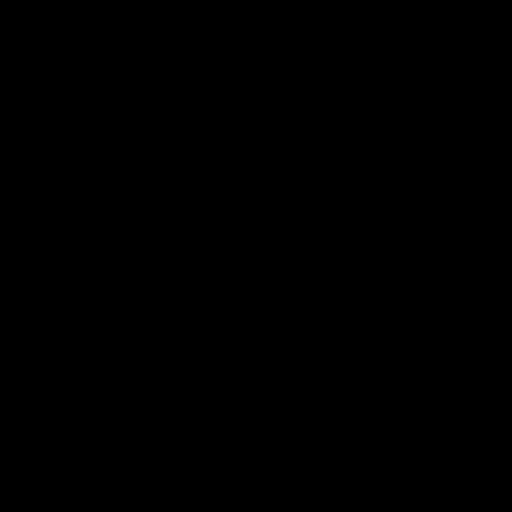
Frame 1 (no input)
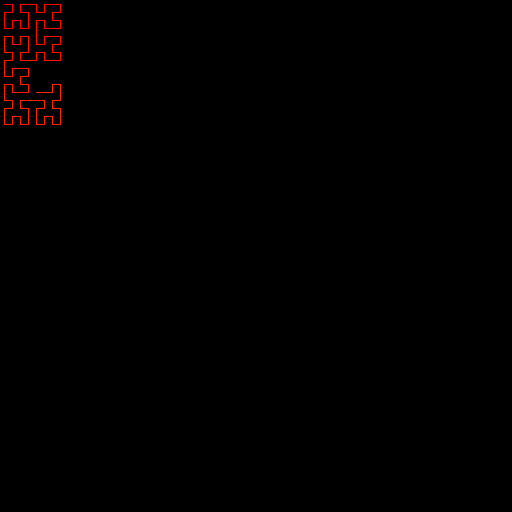
Frame 60 (the mouse pressed at the canvas centre just before this capture)
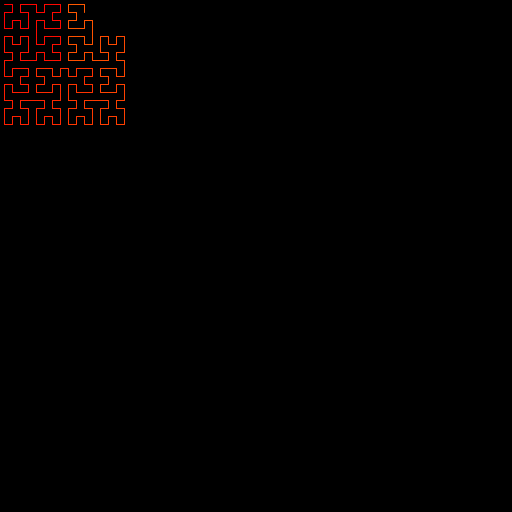
Frame 120 (the mouse held since frame 60 and released just before this capture)

The Processing sketch that drew these frames (run headless with seeded random() and noise(); from frame 60 on, the mouse is pressed at the canvas centre):

// Processing sketch: build
// ── build.pde
// Hilbert Curve
int order = 6;
int N = int(pow(2, order));
int total = N * N;
int counter = 0;
PVector[] path = new PVector[total];

PVector hilbert(int i) {
  PVector[] points = {
    new PVector(0,0),
    new PVector(0,1),
    new PVector(1,1),
    new PVector(1,0)
  };

  int index = i & 3;
  PVector v = points[index];

  for (int j = 1; j < order; j++) {
    i = i >>> 2;
    index = i & 3;
    float len = pow(2, j);
    if (index == 0) {
      float temp = v.x;
      v.x = v.y;
      v.y = temp;
    } else if (index == 1) {
      v.y += len;
    } else if (index == 2) {
      v.x += len;
      v.y += len;
    } else if (index == 3) {
      float temp = len - 1 - v.x;
      v.x = len - 1 - v.y;
      v.y = temp;
      v.x += len;
    }
  }
  return v;
}


void setup() {
  size(512, 512);
  colorMode(HSB, 360, 100, 100);
  float len = width/N;

  for (int i = 0; i < total; i++) {
    path[i] = hilbert(i);
    path[i].mult(len);
    path[i].add(len/2, len/2);
  }
}

void draw() {
  background(0);
  stroke(255);
  strokeWeight(1);
  noFill();
  // beginShape();
  for (int i = 1; i < counter; i++) {
    float h = map(i, 0, path.length, 0, 360);
    stroke(h, 255, 255);
    line(path[i].x, path[i].y, path[i-1].x, path[i-1].y);
  }
  // endShape();

  // strokeWeight(4);
  // for (int i = 0; i < path.length; i++) {
  //   point(path[i].x, path[i].y);
  //   text(i, path[i].x+5, path[i].y);
  // }
  counter += 2;
  if (counter >= path.length) {
    counter = 0;
  }
}
